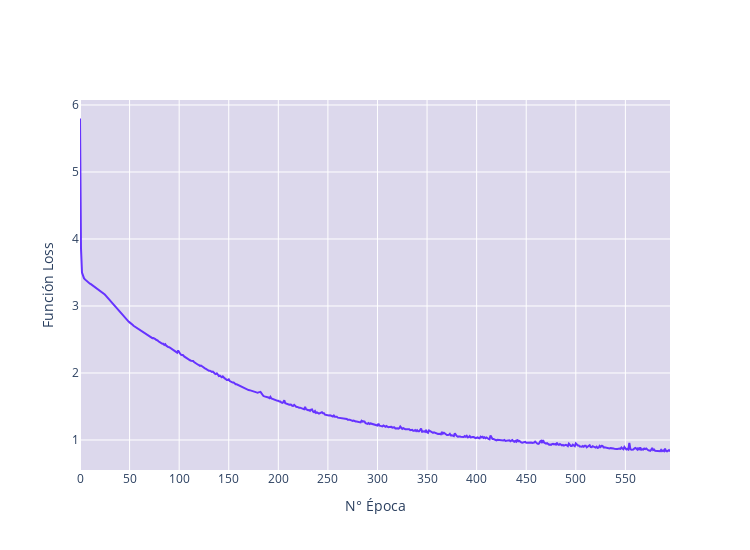

Here is the notebook cell this chart was saved with:
### Markdown cell above
<h6 style="color: black; background-color:#FF9933; padding: 5px; border-radius: 5px; width: 95%; font-size: 16px">
    Gráfico de función pérdida vs Número de iteraciones o épocas
</h6>

### Code cell
plot_loss(perceptronML2)

### Figure 1 — Plotly figure (JSON) as saved in the notebook; plotly's stock layout.template omitted (floating-point values rounded to 4 significant figures; data arrays with more than 128 entries replaced by an {"elided": "..."} marker saying what was removed)
{"data": [{"marker": {"color": "#6633FF"}, "type": "scatter", "y": {"elided": "596 float values"}}], "layout": {"height": 550, "plot_bgcolor": "#DCD8EC", "width": 750, "xaxis": {"autorange": true, "dtick": 50, "range": [0, 595], "tick0": 0, "title": {"text": "N° Época"}}, "yaxis": {"autorange": true, "range": [0.5524, 6.075], "title": {"text": "Función Loss"}, "type": "linear"}}}
